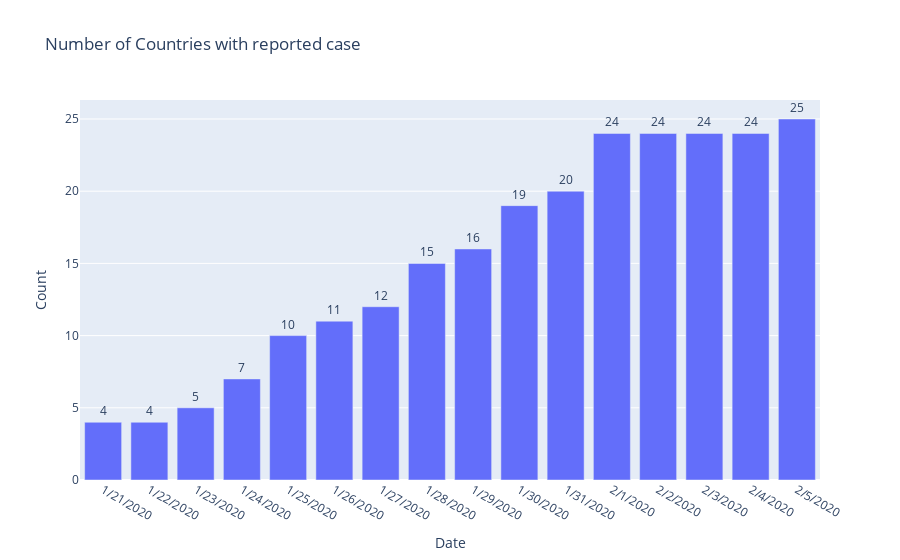

The notebook cell this image was saved under:
### Code cell
countries = corona_df[~corona_df['Country'].isin(['Hong Kong', 'Macau', 'Taipei'])]
c_count = countries[countries['Count']!=0].groupby('Date').count()
c_count['Date'] = c_count.index

fig = px.bar(c_count, x="Date", y="Count", title='Number of Countries with reported case')
fig.update_traces(text=c_count['Count'], textposition='outside')
fig.update_layout(uniformtext_minsize=8, uniformtext_mode='hide')
fig.show()

### Figure 1 — Plotly figure (JSON) as saved in the notebook; plotly's stock layout.template omitted (floating-point values rounded to 4 significant figures)
{"data": [{"alignmentgroup": "True", "hoverlabel": {"namelength": 0}, "hovertemplate": "Date=%{x}<br>Count=%{y}", "legendgroup": "", "marker": {"color": "#636efa"}, "name": "", "offsetgroup": "", "orientation": "v", "showlegend": false, "text": [4, 4, 5, 7, 10, 11, 12, 15, 16, 19, 20, 24, 24, 24, 24, 25], "textposition": "outside", "type": "bar", "x": ["1/21/2020", "1/22/2020", "1/23/2020", "1/24/2020", "1/25/2020", "1/26/2020", "1/27/2020", "1/28/2020", "1/29/2020", "1/30/2020", "1/31/2020", "2/1/2020", "2/2/2020", "2/3/2020", "2/4/2020", "2/5/2020"], "xaxis": "x", "y": [4, 4, 5, 7, 10, 11, 12, 15, 16, 19, 20, 24, 24, 24, 24, 25], "yaxis": "y"}], "layout": {"barmode": "relative", "legend": {"tracegroupgap": 0}, "title": {"text": "Number of Countries with reported case"}, "uniformtext": {"minsize": 8, "mode": "hide"}, "xaxis": {"anchor": "y", "domain": [0, 1], "title": {"text": "Date"}}, "yaxis": {"anchor": "x", "domain": [0, 1], "title": {"text": "Count"}}}}
